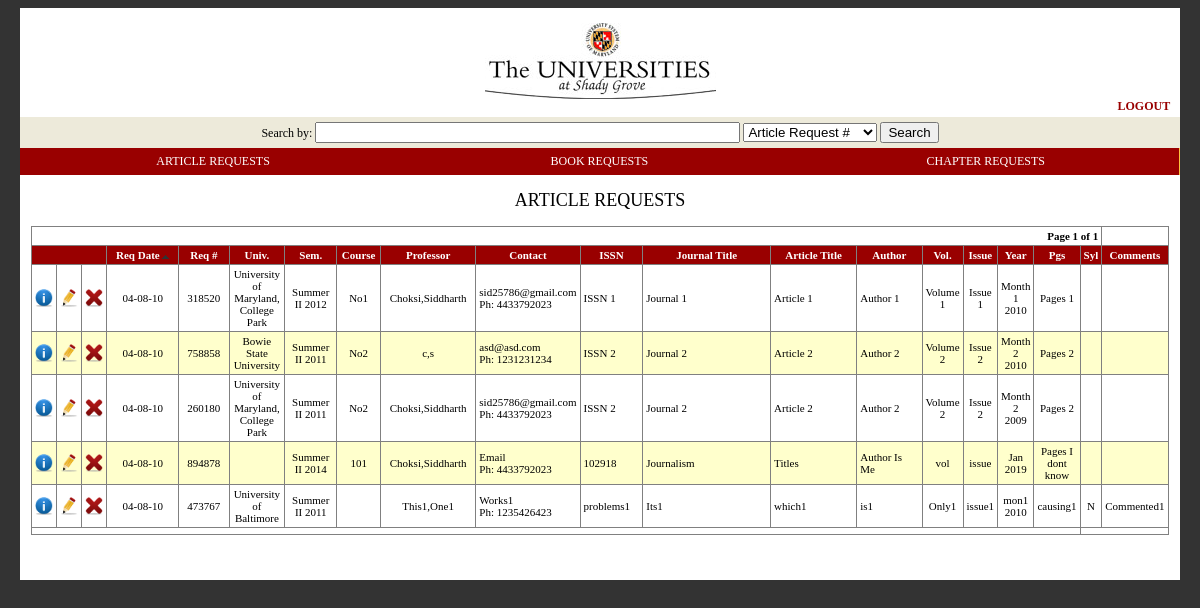
The app's page /display_article_requests.php (signed in) with its own data.
### tables this page shows
CREATE TABLE `a_request` (
  `a_id` int(10) unsigned NOT NULL AUTO_INCREMENT,
  `j_title` varchar(100) NOT NULL,
  `j_volume` varchar(45) NOT NULL,
  `j_issue` varchar(45) DEFAULT NULL,
  `j_month` varchar(15) DEFAULT NULL,
  `j_year` year(4) NOT NULL,
  `a_title` varchar(150) NOT NULL,
  `a_author` varchar(45) NOT NULL,
  `a_issn` varchar(45) DEFAULT NULL,
  `a_incl_pages` varchar(50) NOT NULL,
  `a_notes` varchar(1000) DEFAULT NULL,
  `a_supply_method` varchar(45) DEFAULT NULL,
  `a_loan_period` varchar(45) DEFAULT NULL,
  `c_id` mediumint(8) unsigned NOT NULL,
  `a_barcode` varchar(45) DEFAULT NULL,
  `a_ordered_date` date DEFAULT NULL,
  `a_recalled_date` date DEFAULT NULL,
  `a_date_entered` date DEFAULT NULL,
  `a_date_deleted` date DEFAULT NULL,
  `a_prof_copy` char(1) DEFAULT NULL,
  `a_syllabi` char(1) DEFAULT NULL,
  `a_comments` varchar(1000) DEFAULT NULL,
  `p_email` varchar(50) NOT NULL,
  `a_req_date` date DEFAULT NULL,
  PRIMARY KEY (`a_id`),
  KEY `c_id` (`c_id`),
  KEY `p_email` (`p_email`),
  CONSTRAINT `a_request_ibfk_2` FOREIGN KEY (`c_id`) REFERENCES `course` (`c_id`),
  CONSTRAINT `a_request_ibfk_3` FOREIGN KEY (`p_email`) REFERENCES `professor` (`p_email`) ON UPDATE CASCADE
);

CREATE TABLE `professor` (
  `p_email` varchar(50) NOT NULL,
  `p_last_name` varchar(50) NOT NULL,
  `p_first_name` varchar(50) NOT NULL,
  `p_university` varchar(100) DEFAULT NULL,
  `p_phone_number` varchar(12) DEFAULT NULL,
  PRIMARY KEY (`p_email`)
);

CREATE TABLE `course` (
  `c_id` mediumint(8) unsigned NOT NULL AUTO_INCREMENT,
  `course_no` varchar(20) NOT NULL,
  `semester` varchar(10) NOT NULL,
  `semester_year` year(4) NOT NULL,
  `course_title` varchar(45) DEFAULT NULL,
  PRIMARY KEY (`c_id`)
);

### display_article_requests.php (the view, shortened to what this page needs)
<?php
include('header.php');
include('connect_to_shady_grove.php');
$display = 20;
if(isset($_GET['p']) && is_numeric($_GET['p']))
{$pages = $_GET['p'];}
else
{
$query = 'select COUNT(a_id) FROM a_request';
$result = @mysqli_query($dbc, $query);
$row = @mysqli_fetch_array($result, MYSQLI_NUM);
$records = $row[0];
	if($records>$display)
	{	$pages = ceil($records/$display);	}
	else
	{	$pages = 1;	}
}
if(isset($_GET['s']) && is_numeric($_GET['s']))
{$start = $_GET['s'];}
else
{$start = 0;}
$sort = (isset($_GET['sort']))? $_GET['sort']: 'req_date_d';
switch($sort)
{
case 'req_date_d':
$order_by = 'a.a_req_date DESC';
break;
}
$query = "select a.a_id as id, p.p_university as uni, concat(c.semester, '  ', c.semester_year) as sem, c.course_no as cno, concat(p.p_last_name,',' , p.p_first_name) as prof, p.p_email as email, p.p_phone_number as pno, a.a_issn as issn, a.j_title as j_title, a.a_title as a_title, a.a_author as author, a.j_volume as vol, a.j_issue as issue, a.j_month as month, a.j_year as year,  a.a_incl_pages as incl_pages, a.a_syllabi as syllabi, a.a_comments as comments, DATE_FORMAT(a.a_req_date, '%m-%d-%y') as req_date
from a_request a, professor p, course c
where a.p_email = p.p_email AND a.c_id = c.c_id
ORDER BY $order_by LIMIT $start, $display";
$result = @mysqli_query($dbc, $query);
$bg = '#ffffcc';
$this_page = ($start/$display)+1;
	echo '<div align="center" style="font-size:large">ARTICLE REQUESTS</div><br/> ';
	echo '<table border="1" cellpadding="3" cellspacing="0" style="border-collapse:collapse; font-size:11px" width="98%" align="center">
	<tr><td align="right" colspan ="19" style="font-weight:bold">Page '.$this_page.' of '.$pages.'</td></tr>';
	echo '<tr bgcolor="#990000">
	<th colspan = "3" width="1%">&nbsp;</th>';
	if($sort == "req_date_a")
	{echo '<th align="center" width="8%"><a href="display_article_requests.php?sort=req_date_d">Req Date</a>&nbsp;<img src= "images/ascending.gif" border = "0"/></th>';}
	elseif($sort == "req_date_d")
	{echo '<th align="center" width="8%"><a href="display_article_requests.php?sort=req_date_a">Req Date</a>&nbsp;<img src= "images/descending.gif" border = "0"/></th>';}
	else
	{echo '<th align="center" width="8%"><a href="display_article_requests.php?sort=req_date_a">Req Date</a></th>';}
	if($sort == "a_id_a")
	{echo '<th valign = "center" width="5%"><a href="display_article_requests.php?sort=a_id_d">Req #</a>&nbsp;<img src= "images/ascending.gif" border = "0"/></th>';}
	elseif($sort == "a_id_d")
	{echo '<th align="center" width="5%"><a href="display_article_requests.php?sort=a_id_a">Req #</a>&nbsp;<img src= "images/descending.gif" border = "0"/></th>';}
	else
	{echo '<th align="center" width="5%"><a href="display_article_requests.php?sort=a_id_a">Req #</a></th>';}
	if($sort == "uni_a")
	{echo '<th align="center" width="5%"><a href="display_article_requests.php?sort=uni_d">Univ.</a>&nbsp;<img src= "images/ascending.gif" border = "0"/></th>';}
	elseif($sort == "uni_d")
	{echo '<th align="center" width="5%"><a href="display_article_requests.php?sort=uni_a">Univ.</a>&nbsp;<img src= "images/descending.gif" border = "0"/></th>';}
	else
	{echo '<th align="center" width="5%"><a href="display_article_requests.php?sort=uni_a">Univ.</a></th>';}
	if($sort == "sem_a")
	{echo '<th align="center" width="5%"><a href="display_article_requests.php?sort=sem_d">Sem.</a>&nbsp;<img src= "images/ascending.gif" border = "0"/></th>';}
	elseif($sort == "sem_d")
	{echo '<th align="center" width="5%"><a href="display_article_requests.php?sort=sem_a">Sem.</a>&nbsp;<img src= "images/descending.gif" border = "0"/></th>';}
	else
	{echo '<th align="center" width="5%"><a href="display_article_requests.php?sort=sem_a">Sem.</a></th>';}
	if($sort == "cno_a")
	{echo '<th align="center" width="4%"><a href="display_article_requests.php?sort=cno_d">Course</a>&nbsp;<img src= "images/ascending.gif" border = "0"/></th>';}
	elseif($sort == "cno_d")
	{echo '<th align="center" width="4%"><a href="display_article_requests.php?sort=cno_a">Course</a>&nbsp;<img src= "images/descending.gif" border = "0"/></th>';}
	else
	{echo '<th align="center" width="4%"><a href="display_article_requests.php?sort=cno_a">Course</a></th>';}
	if($sort == "prof_a")
	{echo '<th align="center" width="9%"><a href="display_article_requests.php?sort=prof_d">Professor</a>&nbsp;<img src= "images/ascending.gif" border = "0"/></th>';}
	elseif($sort == "prof_d")
	{echo '<th align="center" width="9%"><a href="display_article_requests.php?sort=prof_a">Professor</a>&nbsp;<img src= "images/descending.gif" border = "0"/></th>';}
	else
	{echo '<th align="center" width="9%"><a href="display_article_requests.php?sort=prof_a">Professor</a></th>';}
	if($sort == "email_a")
	{	echo '<th align="center" width="8%"><a href="display_article_requests.php?sort=email_d">Contact</a>&nbsp;<img src= "images/ascending.gif" border = "0"/></th>';}
	elseif($sort == "email_d")
	{echo '<th align="center" width="8%"><a href="display_article_requests.php?sort=email_a">Contact</a>&nbsp;<img src= "images/descending.gif" border = "0"/></th>';}
	else
	{echo '<th align="center" width="8%"><a href="display_article_requests.php?sort=email_a">Contact</a></th>';}
	if($sort == "issn_a")
	{echo '<th align="center" width="6%"><a href="display_article_requests.php?sort=issn_d">ISSN</a>&nbsp;<img src= "images/ascending.gif" border = "0"/></th>';}
	elseif($sort == "issn_d")
	{echo '<th align="center" width="6%"><a href="display_article_requests.php?sort=issn_a">ISSN</a>&nbsp;<img src= "images/descending.gif" border = "0"/></th>';}
	else
	{echo '<th align="center" width="6%"><a href="display_article_requests.php?sort=issn_a">ISSN</a></th>';}
	if($sort == "j_title_a")
	{echo '<th align="center" width="15%"><a href="display_article_requests.php?sort=j_title_d">Journal Title</a>&nbsp;<img src= "images/ascending.gif" border = "0"/></th>';}
	elseif($sort == "j_title_d")
	{echo '<th align="center" width="15%"><a href="display_article_requests.php?sort=j_title_a">Journal Title</a>&nbsp;<img src= "images/descending.gif" border = "0"/></th>';}
	else
	{echo '<th align="center" width="15%"><a href="display_article_requests.php?sort=j_title_a">Journal Title</a></th>';}
	if($sort == "a_title_a")
	{echo '<th align="center" width="10%"><a href="display_article_requests.php?sort=a_title_d">Article Title</a>&nbsp;<img src= "images/ascending.gif" border = "0"/></th>';}
	elseif($sort == "a_title_d")
	{echo '<th align="center" width="10%"><a href="display_article_requests.php?sort=a_title_a">Article Title</a>&nbsp;<img src= "images/descending.gif" border = "0"/></th>';}
	else
	{echo '<th align="center" width="10%"><a href="display_article_requests.php?sort=a_title_a">Article Title</a></th>';}
	if($sort == "author_a")
	{echo '<th align="center" width="7%"><a href="display_article_requests.php?sort=author_d">Author</a>&nbsp;<img src= "images/ascending.gif" border = "0"/></th>';}
	elseif($sort == "author_d")
	{echo '<th align="center" width="7%"><a href="display_article_requests.php?sort=author_a">Author</a>&nbsp;<img src= "images/descending.gif" border = "0"/></th>';}
	else
	{echo '<th align="center" width="7%"><a href="display_article_requests.php?sort=author_a">Author</a></th>';}
	if($sort == "vol_a")
	{echo '<th align="center" width="3%"><a href="display_article_requests.php?sort=vol_d">Vol.</a>&nbsp;<img src= "images/ascending.gif" border = "0"/></th>';}
	elseif($sort == "vol_d")
	{echo '<th align="center" width="3%"><a href="display_article_requests.php?sort=vol_a">Vol.</a>&nbsp;<img src= "images/descending.gif" border = "0"/></th>';}
	else
	{echo '<th align="center" width="3%"><a href="display_article_requests.php?sort=vol_a">Vol.</a></th>';}
	if($sort == "issue_a")
	{echo '<th align="center" width="3%"><a href="display_article_requests.php?sort=issue_d">Issue</a>&nbsp;<img src= "images/ascending.gif" border = "0"/></th>';}
	elseif($sort == "issue_d")
	{echo '<th align="center" width="3%"><a href="display_article_requests.php?sort=issue_a">Issue</a>&nbsp;<img src= "images/descending.gif" border = "0"/></th>';}
	else
	{echo '<th align="center" width="3%"><a href="display_article_requests.php?sort=issue_a">Issue</a></th>';}
	if($sort == "year_a")
	{echo '<th align="center" width="3%"><a href="display_article_requests.php?sort=year_d">Year</a>&nbsp;<img src= "images/ascending.gif" border = "0"/></th>';}
	elseif($sort == "year_d")
	{echo '<th align="center" width="3%"><a href="display_article_requests.php?sort=year_a">Year</a>&nbsp;<img src= "images/descending.gif" border = "0"/></th>';}
	else
	{echo '<th align="center" width="3%"><a href="display_article_requests.php?sort=year_a">Year</a></th>';}
	if($sort == "incl_pages_a")
	{echo '<th align="center" width="4%"><a href="display_article_requests.php?sort=incl_pages_d">Pgs</a>&nbsp;<img src= "images/ascending.gif" border = "0"/></th>';}
	elseif($sort == "incl_pages_d")
	{echo '<th align="center" width="4%"><a href="display_article_requests.php?sort=incl_pages_a">Pgs</a>&nbsp;<img src= "images/descending.gif" border = "0"/></th>';}
	else
	{echo '<th align="center" width="4%"><a href="display_article_requests.php?sort=incl_pages_a">Pgs</a></th>';}
	if($sort == "syllabi_a")
	{echo '<th align="center" width="1%"><a href="display_article_requests.php?sort=syllabi_d">Syl</a>&nbsp;<img src= "images/ascending.gif" border = "0"/></th>';}
	elseif($sort == "syllabi_d")
	{echo '<th align="center" width="1%"><a href="display_article_requests.php?sort=syllabi_a">Syl</a>&nbsp;<img src= "images/descending.gif" border = "0"/></th>';}
	else
	{echo '<th align="center" width="1%"><a href="display_article_requests.php?sort=syllabi_a">Syl</a></th>';}
	if($sort == "comments_a")
	{echo '<th align="center" width="8%"><a href="display_article_requests.php?sort=comments_d">Comments</a>&nbsp;<img src= "images/ascending.gif" border = "0"/></th></tr>';}
	elseif($sort == "comments_d")
	{echo '<th align="center" width="8%"><a href="display_article_requests.php?sort=comments_a">Comments</a>&nbsp;<img src= "images/descending.gif" border = "0"/></th></tr>';}
	else
	{echo '<th align="center" width="8%"><a href="display_article_requests.php?sort=comments_a">Comments</a></th></tr>';}
	while ($row = mysqli_fetch_array($result, MYSQLI_ASSOC))
	{
	$bg = ($bg=='#ffffcc'?'#ffffff':'#ffffcc');
	echo '<tr bgcolor="'.$bg.'">
	<td align="center"><a href="display_full_article_request.php?id='.$row['id'].'"><img src="images/info-icon.png" alt="More Information" border="0" width="18" height="18" title="More Information" /></a></td>
    <td align="center"><a href="edit_article_request.php?id='.$row['id'].'"><img src="images/edit-icon.png" alt="Edit Entry" border="0" width="18" height="18" title="Edit Entry"  /></a></td>
    <td align="center"><a href="delete_article_request.php?id='.$row['id'].'"><img src="images/delete-icon.png" alt="Delete" border="0" width="18" height="18" title="Delete Entry"  /></a></td>
	<td align="center">'.$row['req_date'].'</td>
	<td align="center">'.$row['id'].'</td>
	<td align="center">'.$row['uni'].'</td>
	<td align="center">'.$row['sem'].'</td>
	<td align="center">'.$row['cno'].'</td>
	<td align="center">'.$row['prof'].'</td>
	<td align="left">'.$row['email'].'<br/>Ph: '.$row['pno'].'</td>
	<td align="left">'.$row['issn'].'</td>
	<td align="left">'.$row['j_title'].'</td>
	<td align="left">'.$row['a_title'].'</td>
	<td align="left">'.$row['author'].'</td>
	<td align="center">'.$row['vol'].'</td>
	<td align="center">'.$row['issue'].'</td>
	<td align="center">'.$row['month'].' '.$row['year'].'</td>
	<td align="center">'.$row['incl_pages'].'</td>
	<td align="center">'.$row['syllabi'].'</td>
	<td align="center">'.$row['comments'].'</td>
	</tr>';
	}
echo '<tr><td align = "center" colspan="18">';
echo '</td></tr></table>';
echo "<br /><br />";
include('footer.php');
?>

### records on screen
a_request: req_date "04-08-10", a_id "318520", p_email.p_university "University of Maryland, College Park", sem "Summer II 2012", c.course_no "No1", prof "Choksi,Siddharth", p_email.p_email "sid25786@gmail.com", p_email.p_phone_number "4433792023", a_issn "ISSN 1", j_title "Journal 1", a_title "Article 1", a_author "Author 1", j_volume "Volume 1", j_issue "Issue 1", j_month "Month 1", j_year "2010", a_incl_pages "Pages 1"
a_request: req_date "04-08-10", a_id "758858", p_email.p_university "Bowie State University", sem "Summer II 2011", c.course_no "No2", prof "c,s", p_email.p_email "asd@asd.com", p_email.p_phone_number "1231231234", a_issn "ISSN 2", j_title "Journal 2", a_title "Article 2", a_author "Author 2", j_volume "Volume 2", j_issue "Issue 2", j_month "Month 2", j_year "2010", a_incl_pages "Pages 2"
a_request: req_date "04-08-10", a_id "260180", p_email.p_university "University of Maryland, College Park", sem "Summer II 2011", c.course_no "No2", prof "Choksi,Siddharth", p_email.p_email "sid25786@gmail.com", p_email.p_phone_number "4433792023", a_issn "ISSN 2", j_title "Journal 2", a_title "Article 2", a_author "Author 2", j_volume "Volume 2", j_issue "Issue 2", j_month "Month 2", j_year "2009", a_incl_pages "Pages 2"
a_request: req_date "04-08-10", a_id "894878", sem "Summer II 2014", c.course_no "101", prof "Choksi,Siddharth", p_email.p_email "Email", p_email.p_phone_number "4433792023", a_issn "102918", j_title "Journalism", a_title "Titles", a_author "Author Is Me", j_volume "vol", j_issue "issue", j_month "Jan", j_year "2019", a_incl_pages "Pages I dont know"
a_request: req_date "04-08-10", a_id "473767", p_email.p_university "University of Baltimore", sem "Summer II 2011", prof "This1,One1", p_email.p_email "Works1", p_email.p_phone_number "1235426423", a_issn "problems1", j_title "Its1", a_title "which1", a_author "is1", j_volume "Only1", j_issue "issue1", j_month "mon1", j_year "2010", a_incl_pages "causing1", a_syllabi "N", a_comments "Commented1"

### other values on screen
$this_page "1"
$pages "1"
